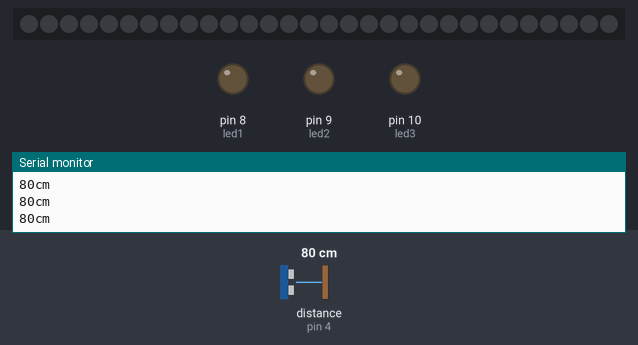
A sketch run on a simulated Arduino Uno, built with avr-gcc and run on an emulated ATmega328P. On the bench: 30 RGB LEDs in strip order, left to right, output pins drawn as LEDs (lit = HIGH), the last lines printed to the serial monitor. Wiring (inferred from the names in the program): ultrasonic range finder: trigger pin 3; echo pin 4. The inputs (shaded band) are chosen by the test bench; at power-on: distance to the obstacle (sensor on pin 4) 80 cm. The echo pulse lasts 58.3 µs per cm; dim RGB values are drawn brighter than linear; pins used as bus, display or sensor lines are not drawn.

Above: at 1.2 s.
1.3 s: distance to the obstacle (sensor on pin 4) set to 9 cm
At 1.44 s:
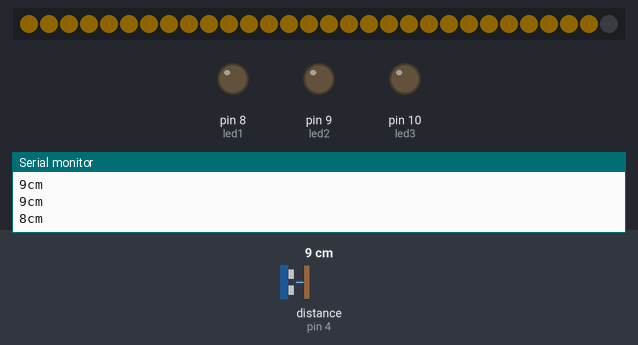
3.0 s: distance to the obstacle (sensor on pin 4) set to 18 cm
6.0 s: distance to the obstacle (sensor on pin 4) set to 60 cm
At 6.4 s:
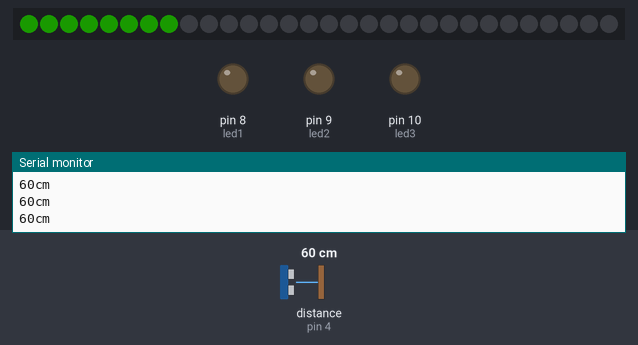
7.5 s: distance to the obstacle (sensor on pin 4) set to 35 cm
At 8.6 s:
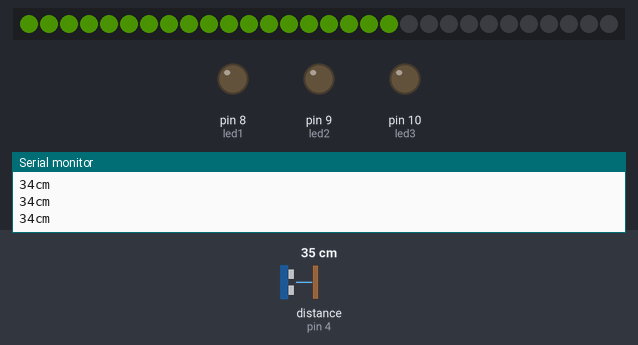
9.0 s: distance to the obstacle (sensor on pin 4) set to 2 cm
At 10.7 s:
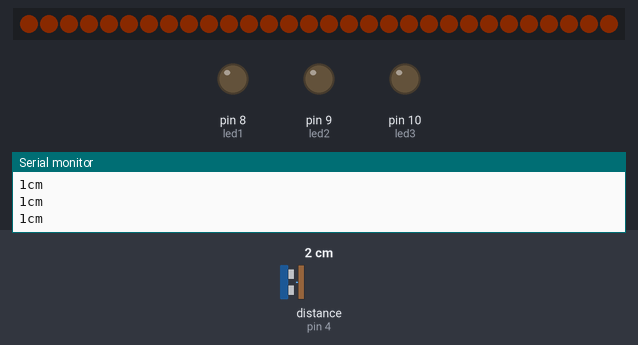
11.0 s: distance to the obstacle (sensor on pin 4) set to 120 cm
At 11.5 s:
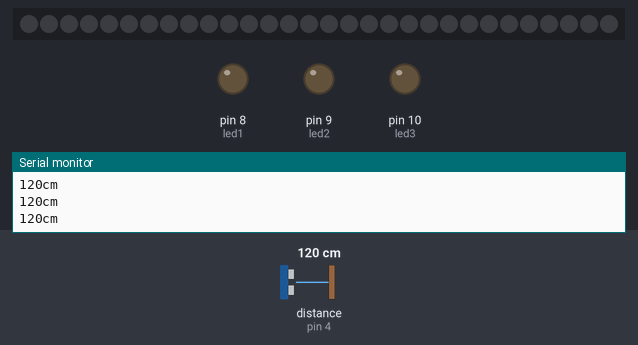
Timing chart, 0 to 13.5 s (numbered marks = the images above; inputs shaded):
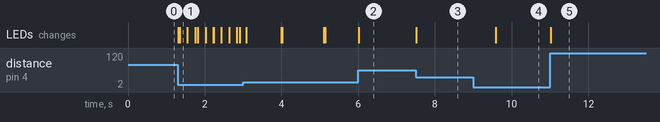

The sketch:

ping_neopixel.ino
```cpp
#include <Adafruit_NeoPixel.h>
#define PIN 6
#define LEDNUM 30
Adafruit_NeoPixel strip = Adafruit_NeoPixel(LEDNUM, PIN, NEO_GRB + NEO_KHZ800);

int vcc = 2; //attach pin 2 to vcc
int trig = 3; // attach pin 3 to Trig
int echo = 4; //attach pin 4 to Echo
int gnd = 5; //attach pin 5 to GND
int led1 = 8;
int led2 = 9;
int led3 = 10;
int timeDone = 0;
int glowOffset = 50;
int valOffset = 5;
void setup() {

pinMode (trig,OUTPUT);
pinMode (echo,INPUT);
pinMode (vcc,OUTPUT);
pinMode (led1,OUTPUT);
pinMode (led2,OUTPUT);
pinMode (led3,OUTPUT);
// initialize serial communication:
Serial.begin(115200);
digitalWrite(vcc,HIGH);
strip.begin();
strip.setBrightness(50);
strip.show(); // Initialize all pixels to 'off'
}

void loop(){

  long cm = cmDetect();

  Serial.print(cm);
  Serial.print("cm");
  Serial.println();
  if (cm == 0)
    while(cm > 100){
      long cm = cmDetect();

      Serial.print(cm);
      Serial.print("cm");
      Serial.println();
      delay(200);
    }
  if (cm > 8){
    timeDone = 0;

    //MID ZONE
    if (cm <= 80){
      int onLed = map(80 - cm +8, 8, 80, 0, 30);

       for (int i = 0; i < LEDNUM; i++){
         strip.setPixelColor(i, 0, 0, 0);
      }
      for (int i = 0; i < onLed; i++){
         strip.setPixelColor(i, 81-cm, 1.5*cm + 40, 0);
      }
      strip.show();

    }else{
      //FAR ZONE
      for (int i = 0; i < LEDNUM; i++){
        strip.setPixelColor(i, 0, 0, 0);
      }
      strip.show();
    }
    int glowOffset = -30;
    int valOffset = 5;
  }else if (cm <= 8 && cm > 1){

    //CLOSE ZONE
    if (timeDone > 250){
      for (int i = 0; i < LEDNUM; i++){
        strip.setPixelColor(i, 0, 0, 0);
      }
      strip.show();

    }else{
      for (int i = 0; i < LEDNUM; i++){
        strip.setPixelColor(i, 80 + glowOffset, 42 + glowOffset, 0);
      }
      strip.show();
      timeDone++;

    }


  }
  //Breath effect
  if (glowOffset == 50)
    valOffset = -5;
  else if (glowOffset == -30)
    valOffset = 5;
  glowOffset += valOffset;

  delay(30);
}

long cmDetect(){
  pinMode(trig, OUTPUT);
  digitalWrite(trig, LOW);
  delayMicroseconds(5);
  digitalWrite(trig, HIGH);
  delayMicroseconds(10);
  digitalWrite(trig, LOW);

  long duration = pulseIn(echo, HIGH,100000);
  return microsecondsToCentimeters(duration);
}

long microsecondsToInches(long microseconds)
{
  return microseconds / 74 / 2;
}

long microsecondsToCentimeters(long microseconds)
{
  return microseconds / 29 / 2;
}
```

Measured:
- after the input at 1.3 s, the LEDs: first change at once (image 1 shows a later state)
- after the input at 6.0 s, the LEDs: change at once (image 2)
- after the input at 7.5 s, the LEDs: change at once (image 3)
- after the input at 9.0 s, the LEDs: change after 0.59 s (image 4)
- after the input at 11.0 s, the LEDs: change at once (image 5)
